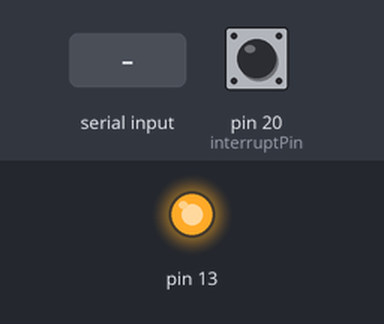
Recording of a sketch running on a simulated Arduino Mega 2560, built with avr-gcc and run on an emulated ATmega2560. Shown: output pins drawn as LEDs (lit = HIGH). Inputs (shaded band) come from the test bench; at power-on: pin 20 (interruptPin) HIGH. What the sketch prints to the serial monitor is not drawn.

Above: at 1.2 s.
1.3 s: "$\n" received over the second serial link
Timing chart, 0 to 4.3 s (numbered marks = the images above; inputs shaded):
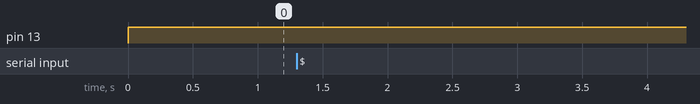

Measured:
- after the input at 1.3 s, every drawn part: stays the same

The sketch:

Arduino_Code.ino
```cpp
#include <SoftwareSerial.h>
int m=0;

SoftwareSerial mySerial(10, 11); // RX, TX
String a;

// Defination of all values
String value1, value2, value3, value4, value5, value6,value7, value8, value9, value10, value11, value12;
String value13, value14, value15, value16, value17, value18,value19, value20, value21, value22, value23, value24;
String value25, value26, value27, value28, value29, value30,value31, value32, value33, value34, value35, value36;
String value37, value38, value39, value40, value41, value42,value43, value44, value45, value46, value47, value48;
String value49, value50, value51, value52;


//String arr[500];

#define MILES_PER_METER 0.00062137f
#define EARTH_RADIUS_METERS 6372795.0f
float flon2=1.555;
float flat2=2.567;


//Definitaion of lat and long
float lat1;
float lon1;
float lat2;
float lon2;
float lat3;
float lon3;


float lat4;
float lon4;
float lat5;
float lon5;
float lat6;
float lon6;


float lat7;
float lon7;
float lat8;
float lon8;
float lat9;
float lon9;


float lat10;
float lon10;
float lat11;
float lon11;
float lat12;
float lon12;


float lat13;
float lon13;
float lat14;
float lon14;
float lat15;
float lon15;


float lat16;
float lon16;
float lat17;
float lon17;
float lat18;
float lon18;


float lat19;
float lon19;
float lat20;
float lon20;
float lat21;
float lon21;


float lat22;
float lon22;
float lat23;
float lon23;
float lat24;
float lon24;


float lat25;
float lon25;


float gpslat;
float gpslon;

int n=0;

#define Max_index 256
char GPSIN[Max_index];
int index=0;
String latitude= "",longitude= "";
char test_char;
boolean flag=false;


const byte interruptPin=20;

void setup() {

  // put your setup code here, to run once:
Serial.begin(9600);
Serial1.begin(9600);
mySerial.begin(9600);
  // initialize digital pin 13 as an output.
  pinMode(13, OUTPUT);

  pinMode(interruptPin, INPUT);
  attachInterrupt(digitalPinToInterrupt(interruptPin),function1,LOW);
}

void loop() {

  digitalWrite(13, HIGH);   // turn the LED on (HIGH is the voltage level)

  function1();

  function2();

  calc_dist(lat1, lon1, gpslat, gpslon);

  calc_dist(lat2, lon2, gpslat, gpslon);

  calc_dist(lat3, lon3, gpslat, gpslon);

  calc_dist(lat4, lon4, gpslat, gpslon);

  calc_dist(lat5, lon5, gpslat, gpslon);

  calc_dist(lat6, lon6, gpslat, gpslon);

  calc_dist(lat6, lon6, gpslat, gpslon);

  calc_dist(lat6, lon6, gpslat, gpslon);

  calc_dist(lat7, lon7, gpslat, gpslon);

  calc_dist(lat8, lon8, gpslat, gpslon);

  calc_dist(lat9, lon9, gpslat, gpslon);

  calc_dist(lat10, lon10, gpslat, gpslon);

calc_dist(lat11, lon11, gpslat, gpslon);

calc_dist(lat12, lon12, gpslat, gpslon);

calc_dist(lat13, lon13, gpslat, gpslon);

calc_dist(lat14, lon14, gpslat, gpslon);

calc_dist(lat15, lon15, gpslat, gpslon);

calc_dist(lat16, lon16, gpslat, gpslon);

calc_dist(lat17, lon17, gpslat, gpslon);

calc_dist(lat18, lon18, gpslat, gpslon);

calc_dist(lat19, lon19, gpslat, gpslon);

calc_dist(lat20, lon20, gpslat, gpslon);

calc_dist(lat21, lon21, gpslat, gpslon);

calc_dist(lat22, lon22, gpslat, gpslon);

calc_dist(lat23, lon23, gpslat, gpslon);

calc_dist(lat24, lon24, gpslat, gpslon);

calc_dist(lat25, lon25, gpslat, gpslon);

}

 void function1(){

  // This will empty Serial register and when serial avaliable then every thing will work.:
  //Stops if serial avaliable does not works
   mySerial.flush();
   while(!mySerial.available());

while(mySerial.available()) {
a=mySerial.readString();
Serial.println(a);
  }

  {
//    for(int i=10; i<443; i=i+2)
//    {
//      arr[i]=a.substring(i,i+7);
//      i=i+7;
//    }


  //Getting first 4 values
    value1 =a.substring(10,17);
    value2= a.substring(19,26);
    value3= a.substring(28,35);
    value4= a.substring(37,44);

      //Getting second 4 values
    value5 =a.substring(46,53);
    value6= a.substring(55,62);
    value7= a.substring(64,71);
    value8= a.substring(73,80);

      //Getting third 4 values
    value9 =a.substring(82,89);
    value10= a.substring(91,98);
    value11= a.substring(100,107);
    value12= a.substring(109,116);


    //Getting third 4 values
    value13 =a.substring(118,125);
    value14= a.substring(127,134);
    value15= a.substring(136,143);
    value16= a.substring(145,152);


    //Getting third 4 values
    value17 =a.substring(154,161);
    value18= a.substring(163,170);
    value19= a.substring(172,179);
    value20= a.substring(181,188);

    //Getting third 4 values
    value21 =a.substring(190,197);
    value22= a.substring(199,206);
    value23= a.substring(208,215);
    value24= a.substring(217,224);

        //Getting third 4 values
    value25 =a.substring(190,197);
    value26= a.substring(199,206);
    value27= a.substring(208,215);
    value28= a.substring(217,224);

    //Getting third 4 values
    value29 =a.substring(226,233);
    value30= a.substring(235,242);
    value31= a.substring(244,251);
    value32= a.substring(253,260);


    //Getting third 4 values
    value33 =a.substring(262,269);
    value34= a.substring(271,278);
    value35= a.substring(280,287);
    value36= a.substring(289,296);


    //Getting third 4 values
    value37 =a.substring(298,305);
    value38= a.substring(307,314);
    value39= a.substring(316,323);
    value40= a.substring(325,332);


    //Getting third 4 values
    value41 =a.substring(334,341);
    value42= a.substring(343,350);
    value43= a.substring(352,359);
    value44= a.substring(361,368);


    //Getting third 4 values
    value45 =a.substring(370,377);
    value46= a.substring(379,386);
    value47= a.substring(390,396);
    value48= a.substring(398,405);

    //Getting third 4 values
    value49 =a.substring(407,414);
    value50= a.substring(416,423);
    value51= a.substring(425,432);
    value52= a.substring(435,442);


//Convertting to float
    lat1=value1.toFloat();
    lon1=value2.toFloat();
    lat2=value3.toFloat();
    lon2=value4.toFloat();

//Convertting to float
    lat3=value5.toFloat();
    lon3=value6.toFloat();
    lat4=value7.toFloat();
    lon4=value8.toFloat();


//Convertting to float
    lat5=value9.toFloat();
    lon5=value10.toFloat();
    lat6=value11.toFloat();
    lon6=value12.toFloat();


//Convertting to float
    lat7=value13.toFloat();
    lon7=value14.toFloat();
    lat8=value15.toFloat();
    lon8=value16.toFloat();


//Convertting to float
    lat9=value17.toFloat();
    lon9=value18.toFloat();
    lat10=value19.toFloat();
    lon10=value20.toFloat();


//Convertting to float
    lat11=value21.toFloat();
    lon11=value22.toFloat();
    lat12=value23.toFloat();
    lon12=value24.toFloat();

//Convertting to float
    lat13=value25.toFloat();
    lon13=value26.toFloat();
    lat14=value27.toFloat();
    lon14=value28.toFloat();

//Convertting to float
    lat15=value29.toFloat();
    lon15=value30.toFloat();
    lat16=value31.toFloat();
    lon16=value32.toFloat();

//Convertting to float
    lat17=value33.toFloat();
    lon17=value34.toFloat();
    lat18=value35.toFloat();
    lon18=value36.toFloat();


//Convertting to float
    lat19=value37.toFloat();
    lon19=value38.toFloat();
    lat20=value39.toFloat();
    lon20=value40.toFloat();


//Convertting to float
    lat21=value41.toFloat();
    lon21=value42.toFloat();
    lat22=value43.toFloat();
    lon22=value44.toFloat();


//Convertting to float
    lat23=value45.toFloat();
    lon23=value46.toFloat();
    lat24=value47.toFloat();
    lon24=value48.toFloat();

//Convertting to float
    lat25=value49.toFloat();
    lon25=value50.toFloat();


    Serial.println(lat1,8);
    Serial.println(lon1,8);
    Serial.println(lat2,8);
    Serial.println(lon2,8);


    delay(400);

  }
}


void function2(){
  //GPS CODE
  {
      if(Serial1.available())
{
//  Serial.println("Data received on Serial Pin ");
  while (Serial1.available())
  {
//    Serial.println("Data is present on Serial Pin ");
    test_char= (char)Serial1.read();
    if (test_char=='$')
    {
      Serial.println("String Received");
      index=0;
    }
    GPSIN[index]= (char)test_char;
    if (GPSIN[index]=='\n')
    {
      flag=true;
      break;
//        GPS_Process();
    }
//    delay(10);
    index++;
  }
}

if (flag==true)
//void GPS_Process()
{
//  Serial.print("Flag Executed");
//  Serial.println(GPSIN);
  if (GPSIN[0]=='$'&&GPSIN[1]=='G'&&GPSIN[2]=='P'&&GPSIN[3]=='R'&&GPSIN[4]=='M'&&GPSIN[5]=='C'&&GPSIN[6]==',')
  {
    Serial.println("GPRMC STRING RECEIVED");
    Serial.println(GPSIN);
    int comma= 0;
    for (int i=0;i<=index;i++)
    {
      if (GPSIN[i]==',')
      {
        comma++;
        if (comma==2 && GPSIN[i+1]=='A')
        {
//          Serial.println("DATA PARTIAL VALID");
//          if (comma==12 && GPSIN[i+2]=='*')
//          {
//            Serial.println("DATA VALID");
            Serial.println("Lock Established");
            latitude= String(GPSIN[19])+String(GPSIN[20])+String(GPSIN[21])+String(GPSIN[22])+String(GPSIN[23])+String(GPSIN[24])+String(GPSIN[25])+String(GPSIN[26])+String(GPSIN[27])+String(GPSIN[28]);
            Serial.println("Latitude= "+ String(latitude)+ " - "+ String(GPSIN[30]) );
            longitude= String(GPSIN[32])+String(GPSIN[33])+String(GPSIN[34])+String(GPSIN[35])+String(GPSIN[36])+String(GPSIN[37])+String(GPSIN[38])+String(GPSIN[39])+ String(GPSIN[40])+String(GPSIN[41])+String(GPSIN[42]);
            Serial.println("longitude= "+ String(longitude)+ " - "+ String(GPSIN[44]));
//          }
        }
      }
    }
  }
  flag=false;
}
gpslat=latitude.toFloat();
gpslon=longitude.toFloat();
Serial.println(gpslat);
Serial.println(gpslon);
}

// Calculation for different points
// {
//
//  if(n==0){
//    Serial.println("1");
// calc_dist(lat1, lon1, gpslat,gpslon);
// n=n+1;
//  }
//  else if(n==1){
//    Serial.println("2");
// calc_dist(lat2, lon2, gpslat, gpslon);
// n=0;
//  }
//
//
//  }

  }


//digitalWrite(13, HIGH);   // turn the LED on (HIGH is the voltage level)
//delay(10000);              // wait for a second
//digitalWrite(13, LOW);    // turn the LED off by making the voltage LOW
//delay(10000);              // wait for a second


//Havershine formula
float calc_dist(float flat1, float flon1, float flat2, float flon2) {
  float dist_calc=0;
  float dist_calc2=0;
  float diflat=0;
  float diflon=0;

  //I've to spplit all the calculation in several steps. If i try to do it in a single line the arduino will explode.
    diflat=radians(flat2-flat1);
  flat1=radians(flat1);
  flat2=radians(flat2);
  diflon=radians((flon2)-(flon1));

  dist_calc = (sin(diflat/2.0)*sin(diflat/2.0));
  dist_calc2= cos(flat1);
  dist_calc2*=cos(flat2);
  dist_calc2*=sin(diflon/2.0);
  dist_calc2*=sin(diflon/2.0);
  dist_calc +=dist_calc2;

  dist_calc=(2*atan2(sqrt(dist_calc),sqrt(1.0-dist_calc)));
  float ang_calc=atan2( ((sin(diflon)) * (cos(flat2))), (cos(flat1) * sin(flat2)) - ( sin(flat1) * cos(flat2) * cos(diflon) ) );
  dist_calc*=6371000.0; //Converting to meters
  Serial.println(ang_calc);
  Serial.println("angle");
  Serial.println(dist_calc);
  Serial.println("meters");
  delay(7000);  // after every calculation 7 seond delay
  return dist_calc;
}
```
